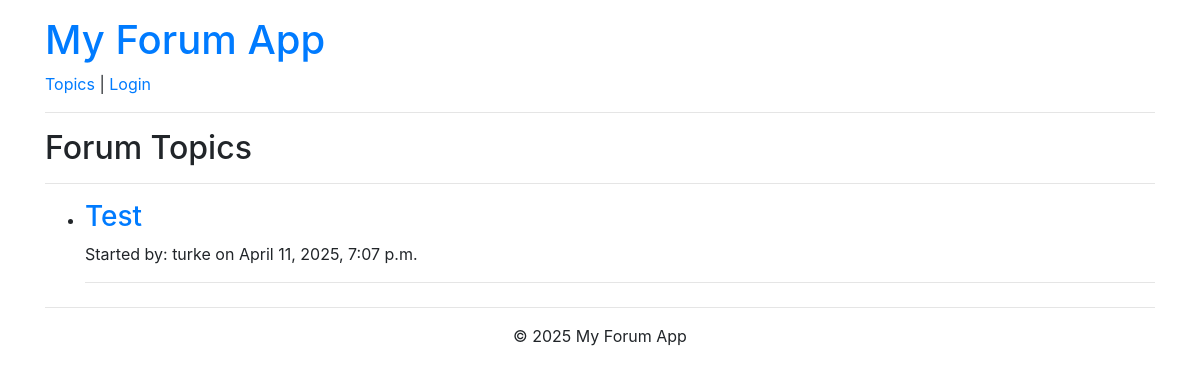
The page / on the database its author committed.
### posts/models.py (models this page shows)
class Topic(models.Model):
    title = models.CharField(max_length=200) # text, max 200 chars
    author = models.ForeignKey(User, related_name='topics', on_delete=models.CASCADE) # link to user who created (delete topic if user deleted)
    created_at = models.DateTimeField(auto_now_add=True) # record creation time auto (once)
    updated_at = models.DateTimeField(auto_now=True) # record but for update (every save)

### posts/views.py (the view)
# urls.py: path('', views.topic_list, name='topic_list'),
def topic_list(request):
    topics = Topic.objects.all().order_by('-created_at') # sort by created_at  (newest first)
    context = {
        'topics': topics,
    }
    return render(request, 'posts/topic_list.html', context) # render HTML, passing request and context data

### posts/templates/posts/topic_list.html (shortened to what this page needs)
{% extends 'base.html' %}
{% block content %}
<h2>Forum Topics</h2>
<hr>
  {% if topics %}
<ul>
    {% for topic in topics %}
    <li>
        <h3><a href="{% url 'posts:topic_detail' pk=topic.pk %}">{{ topic.title }}</a></h3>
        <p>
            Started by: {{ topic.author.username }}
            on {{ topic.created_at|date:"F j, Y, P" }}
        </p>
    </li>
    <hr>
    {% endfor %}
</ul>
  {% else %}
<p>No topics have been created yet.</p>
  {% endif %}
{% endblock content %}

### rows shown on the page
Topic: title "Test", author.username "turke", created_at "April 11, 2025, 7:07 p.m."
